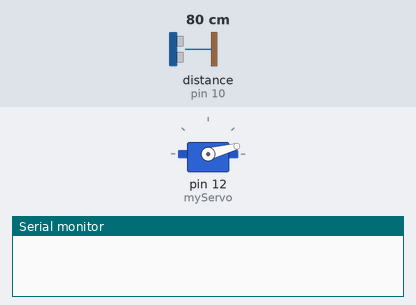
Simulated run of this sketch. Board: Arduino Uno, built with avr-gcc and run on an emulated ATmega328P. Shown: servo, the last lines printed to the serial monitor. Wiring (inferred from the names in the program): ultrasonic range finder: trigger pin 9; echo pin 10. The inputs (shaded band) are chosen by the test bench; at power-on: distance to the obstacle (sensor on pin 10) 80 cm. The echo pulse lasts 58.3 µs per cm.

Above: at 0.01 s.
1.3 s: distance to the obstacle (sensor on pin 10) set to 2 cm
At 1.8 s:
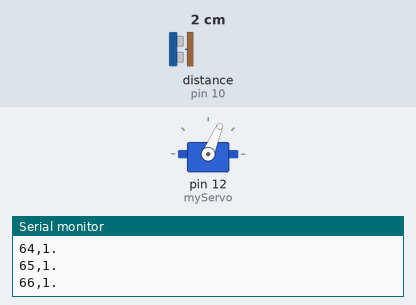
4.3 s: distance to the obstacle (sensor on pin 10) set to 9 cm
At 4.85 s:
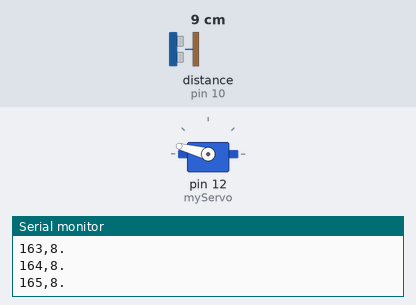
7.3 s: distance to the obstacle (sensor on pin 10) set to 4 cm
10.3 s: distance to the obstacle (sensor on pin 10) set to 120 cm
At 10.8 s:
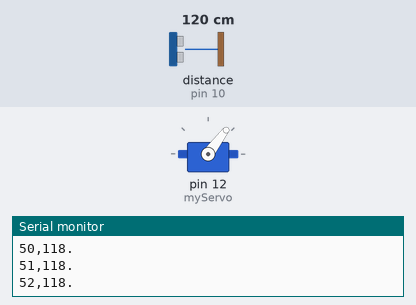
Timing chart, 0 to 14.3 s (numbered marks = the images above; inputs shaded):
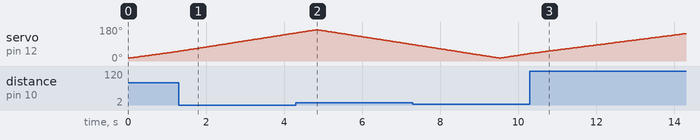

The sketch:

Radar_turning.ino
```cpp
// Includes the Servo library
#include <Servo.h>


// Defines Tirg and Echo pins of the Ultrasonic Sensor
const int trigPin = 9;
const int echoPin = 10;
// Variables for the duration and the distance
long duration;
int distance;
bool systemEnabled = true;

Servo myServo; // Creates a servo object for controlling the servo motor

void setup() {
  pinMode(trigPin, OUTPUT); // Sets the trigPin as an Output
  pinMode(echoPin, INPUT); // Sets the echoPin as an Input
  Serial.begin(9600);
  myServo.attach(12); // Defines on which pin is the servo motor attached
}
void loop() {
if(systemEnabled){
// Reads the data from the sensor
  // rotates the servo motor from 15 to 165 degrees
  for(int i=15;i<=165;i++){
  myServo.write(i);
  delay(30);
  distance = calculateDistance();// Calls a function for calculating the distance measured by the Ultrasonic sensor for each degree

    Serial.print(i); // Sends the current degree into the Serial Port
    Serial.print(","); // Sends addition character right next to the previous value needed later in the Processing IDE for indexing
    Serial.print(distance); // Sends the distance value into the Serial Port
    Serial.print(".");
    Serial.print("\n"); // New line


  }
  // Repeats the previous lines from 165 to 15 degrees
  for(int i=165;i>15;i--){
  myServo.write(i);
  delay(30);
  distance = calculateDistance();

  Serial.print(i);
  Serial.print(",");
  Serial.print(distance);
  Serial.print(".");

  }
}

if (Serial.available() > 0) {
    String command = Serial.readStringUntil('\n');
    command.trim(); // Remove leading and trailing whitespaces

    if (command == "disable") {
      systemEnabled = false;
      Serial.println("System down!");
    } else if (command == "enable") {
      systemEnabled = true;
      Serial.println("System activated!");
    } else {
      Serial.println("Invalid command!");
    }
  }
}
// Function for calculating the distance measured by the Ultrasonic sensor
int calculateDistance(){

  digitalWrite(trigPin, LOW);
  delayMicroseconds(2);
  // Sets the trigPin on HIGH state for 10 micro seconds
  digitalWrite(trigPin, HIGH);
  delayMicroseconds(10);
  digitalWrite(trigPin, LOW);
  duration = pulseIn(echoPin, HIGH); // Reads the echoPin, returns the sound wave travel time in microseconds
  distance= duration*0.034/2;
  return distance;
}
```
